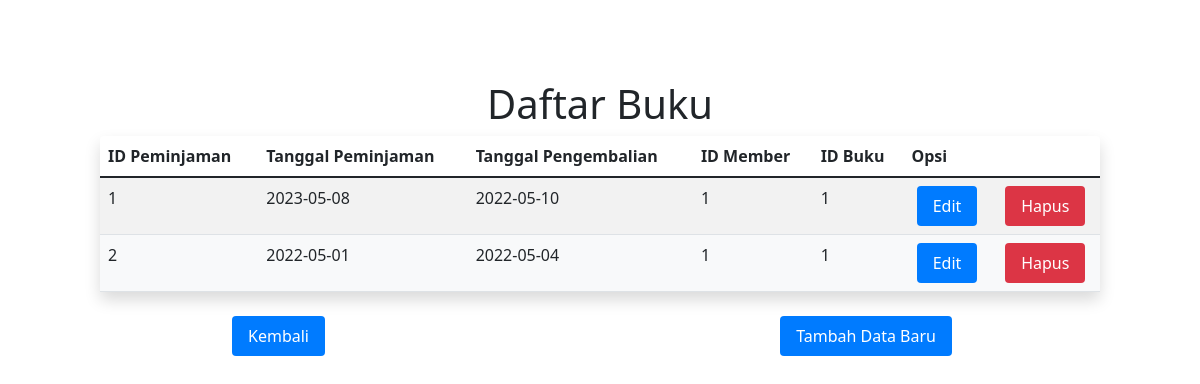
The app's page /Peminjaman.php with its own data.
### tables this page shows
CREATE TABLE `peminjaman` (
  `id_peminjaman` int(11) NOT NULL,
  `tgl_pinjam` date DEFAULT NULL,
  `tgl_kembali` date DEFAULT NULL,
  `id_member` int(11) DEFAULT NULL,
  `id_buku` int(11) DEFAULT NULL
);

### Model.php (called while the page is built, shortened)
<?php
function selectalldata($table)
{
  $select = "SELECT * FROM $table";
  $select1 = mysqli_query($GLOBALS['connect'], $select);
  return $select1;
}

### Peminjaman.php (the view, shortened to what this page needs)
<?php
require "Model.php";
?>
<!doctype html>
<html lang="en">
<head>
  <link href="https://cdn.jsdelivr.net/npm/bootstrap@5.1.3/dist/css/bootstrap.min.css" rel="stylesheet"
>
</head>
<body>
  <div class="container">
    <h1>Daftar Buku</h1>
    <div class="row justify-content-center">
      <table class="table table-striped table-hover text-center rounded shadow">
        <thead>
          <tr>
            <th>ID Peminjaman</th>
            <th>Tanggal Peminjaman</th>
            <th>Tanggal Pengembalian</th>
            <th>ID Member</th>
            <th>ID Buku</th>
            <th colspan="2">Opsi</th>
          </tr>
        </thead>
        <tbody>
          <?php
          $result = selectalldata("peminjaman");
          while ($data = mysqli_fetch_array($result)) {
            ?>
            <tr>
              <td>
                <?php echo $data['id_peminjaman'] ?>
              </td>
              <td>
                <?php echo $data['tgl_pinjam'] ?>
              </td>
              <td>
                <?php echo $data['tgl_kembali'] ?>
              </td>
              <td>
                <?php echo $data['id_member'] ?>
              </td>
              <td>
                <?php echo $data['id_buku'] ?>
              </td>
              <td style="text-align: center;">
                <a href="FormPeminjaman.php?id_peminjaman=<?php echo $data['id_peminjaman']; ?>">
                  <button class="btn btn-success btn-sm">Edit</button>
                </a>
              </td>
              <td style="text-align: center;">
                <a href="Peminjaman.php?id_peminjaman=<?php echo $data['id_peminjaman']; ?>"
                  onclick="return confirm('Hapus data?')">
                  <button class="btn btn-danger btn-sm">Hapus</button>
                </a>
              </td>
            </tr>
            <?php
          }
          ?>
        </tbody>
      </table>
      <div class="col-md-8 text-center mt-4">
        <div class="btn-container">
          <a href="index.php" class="btn btn-primary">Kembali</a>
          <a href="FormPeminjaman.php" class="btn btn-primary btn-sm">Tambah Data Baru</a>
        </div>
      </div>
    </div>
</body>
</html>

### Peminjaman.php (style rules this page uses)
h1 { text-align: center; }
.container { margin-top: 5rem; }
.btn { display: inline-block; padding: 0.5rem 1rem; font-size: 1rem; text-align: center; text-decoration: none; border: none; border-radius: 0.25rem; cursor: pointer; color: #fff; background-color: #007bff; }
.btn-primary { background-color: #007bff; }
.btn-danger { background-color: #dc3545; }
table { width: 100%; border-collapse: collapse; }
th, td { padding: 0.75rem; text-align: left; border-bottom: 1px solid #dee2e6; }
th { background-color: #f8f9fa; }
tbody tr:nth-child(even) { background-color: #f8f9fa; }
.table { border-radius: 10px; box-shadow: 0 0 10px rgba(0, 0, 0, 0.1); max-width: 1000px; margin: 0 auto; }
.btn-container { display: flex; justify-content: space-between; margin-bottom: 1rem; }
.btn-container .btn-primary { margin-right: 1rem; }

### records on screen
peminjaman: id_peminjaman "1", tgl_pinjam "2023-05-08", tgl_kembali "2022-05-10", id_member "1", id_buku "1"
peminjaman: id_peminjaman "2", tgl_pinjam "2022-05-01", tgl_kembali "2022-05-04", id_member "1", id_buku "1"
